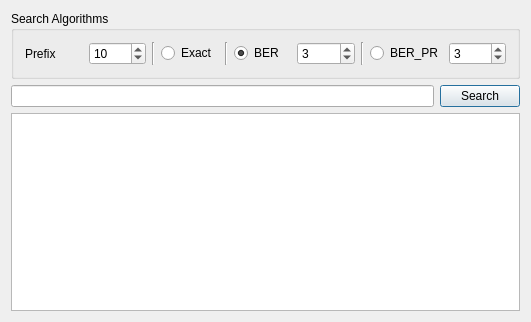
<?xml version="1.0" encoding="UTF-8"?>
<ui version="4.0">
 <class>MainWindow</class>
 <widget class="QMainWindow" name="MainWindow">
  <property name="geometry">
   <rect>
    <x>0</x>
    <y>0</y>
    <width>531</width>
    <height>322</height>
   </rect>
  </property>
  <property name="windowTitle">
   <string>Patterns In Dictionary Design</string>
  </property>
  <widget class="QWidget" name="centralWidget">
   <layout class="QVBoxLayout" name="verticalLayout_2">
    <item>
     <widget class="QGroupBox" name="groupBox">
      <property name="title">
       <string>Search Algorithms</string>
      </property>
      <property name="flat">
       <bool>false</bool>
      </property>
      <layout class="QHBoxLayout" name="horizontalLayout_3">
       <item>
        <widget class="QLabel" name="label">
         <property name="text">
          <string>Prefix</string>
         </property>
        </widget>
       </item>
       <item>
        <layout class="QHBoxLayout" name="horizontalLayout_2">
         <item>
          <widget class="QSpinBox" name="sbPrefix">
           <property name="minimum">
            <number>1</number>
           </property>
           <property name="maximum">
            <number>20</number>
           </property>
           <property name="value">
            <number>10</number>
           </property>
          </widget>
         </item>
        </layout>
       </item>
       <item>
        <widget class="Line" name="line_3">
         <property name="orientation">
          <enum>Qt::Vertical</enum>
         </property>
        </widget>
       </item>
       <item>
        <widget class="QRadioButton" name="rbExact">
         <property name="text">
          <string>Exact</string>
         </property>
         <property name="checked">
          <bool>false</bool>
         </property>
        </widget>
       </item>
       <item>
        <widget class="Line" name="line">
         <property name="orientation">
          <enum>Qt::Vertical</enum>
         </property>
        </widget>
       </item>
       <item>
        <widget class="QRadioButton" name="rbBER">
         <property name="text">
          <string>BER</string>
         </property>
         <property name="checked">
          <bool>true</bool>
         </property>
        </widget>
       </item>
       <item>
        <widget class="QSpinBox" name="sbBER">
         <property name="maximum">
          <number>10</number>
         </property>
         <property name="value">
          <number>3</number>
         </property>
        </widget>
       </item>
       <item>
        <widget class="Line" name="line_2">
         <property name="orientation">
          <enum>Qt::Vertical</enum>
         </property>
        </widget>
       </item>
       <item>
        <widget class="QRadioButton" name="rbBERPR">
         <property name="text">
          <string>BER_PR</string>
         </property>
        </widget>
       </item>
       <item>
        <widget class="QSpinBox" name="sbBERPR">
         <property name="maximum">
          <number>10</number>
         </property>
         <property name="value">
          <number>3</number>
         </property>
        </widget>
       </item>
      </layout>
     </widget>
    </item>
    <item>
     <layout class="QHBoxLayout" name="horizontalLayout">
      <item>
       <widget class="QLineEdit" name="leInputWord"/>
      </item>
      <item>
       <widget class="QPushButton" name="pbSearch">
        <property name="text">
         <string>Search</string>
        </property>
        <property name="autoDefault">
         <bool>true</bool>
        </property>
        <property name="default">
         <bool>true</bool>
        </property>
       </widget>
      </item>
     </layout>
    </item>
    <item>
     <widget class="QTextBrowser" name="tb_Results"/>
    </item>
   </layout>
  </widget>
 </widget>
 <layoutdefault spacing="6" margin="11"/>
 <resources/>
 <connections/>
</ui>
